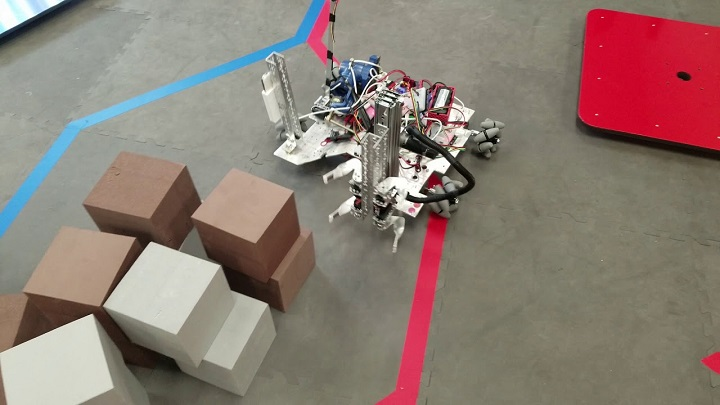
#> input picture Images/glyphs.jpg, 720 x 405 px
$ python getting_and_setting.py --image Images/glyphs.jpg
#> lines starting #> are read from the running program, lines starting #| are printed output that depends on the picture; after the words box and inside, x2 and y2 are one past the last pixel; in counts of white or black regions, pixels touching at a corner belong together
from __future__ import print_function
import argparse
import cv2

ap = argparse.ArgumentParser()
ap.add_argument("-i", "--image", required = True, help = "Path to the image")
args = vars(ap.parse_args())

image = cv2.imread(args.get("image"))
#> image is the input picture: shape (405, 720, 3); mean B, G, R 115.8, 124.4, 140.8
print(image)
#> (printed output is left out)
print("width: {} px".format(image.shape[1]))
#| width: 720 px
print("height: {} px".format(image.shape[0]))
#| height: 405 px
print("channels: {}".format(image.shape[2]))
#| channels: 3

cv2.imshow("Original", image)
(b, g, r) = image[0, 0]
#> b = 254; g = 255; r = 250
print("Pixel at (0, 0) - Red: {}, Green: {}, Blue: {}".format(r, g, b))
#| Pixel at (0, 0) - Red: 250, Green: 255, Blue: 254

image[0, 0] = (0, 0, 255)
#> image: shape (405, 720, 3); under 0.01% of pixels changed, all inside (x1, y1, x2, y2) = (0, 0, 1, 1)
(b, g, r) = image[0, 0]
#> b = 0; g = 0; r = 255
print("Pixel at (0, 0) - Red: {}, Green: {}, Blue: {}".format(r, g, b))
#| Pixel at (0, 0) - Red: 255, Green: 0, Blue: 0

corner=image[0:100, 0:100]
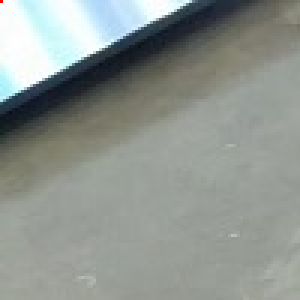
#> corner: shape (100, 100, 3) (shown 3 times larger); mean B, G, R 143.8, 148.7, 142.6
cv2.imshow("Corner", corner)

image[0:100, 0:100] = (0, 255, 0)
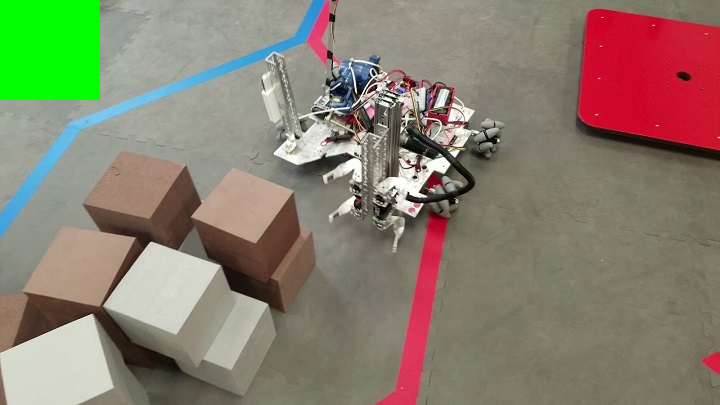
#> image: shape (405, 720, 3); mean B, G, R 110.9, 128.1, 135.9
cv2.imshow("Updated", image)
cv2.waitKey(0)
